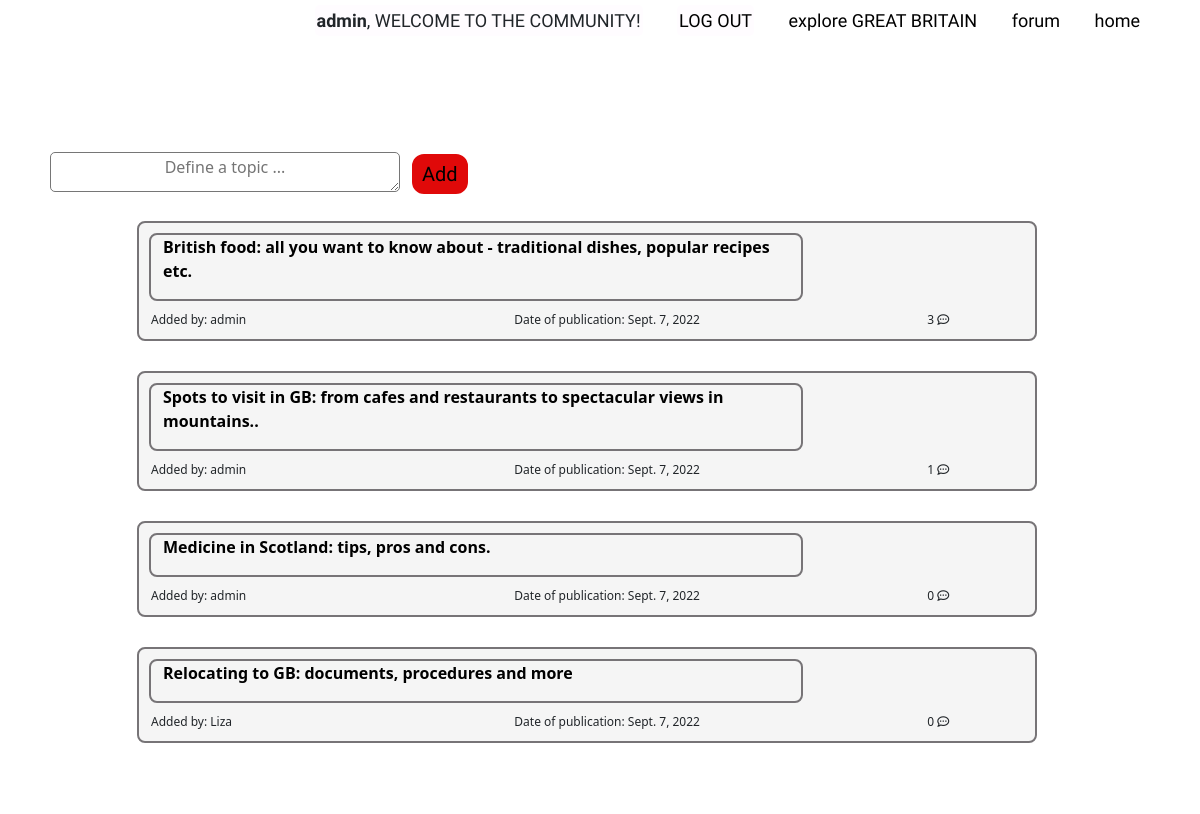
The page /forum/topics (signed in) on the database its author committed.
### forum/models.py (models this page shows, shortened)
class Account(AbstractBaseUser):
    email                = models.EmailField(verbose_name='email', max_length=60, unique=True)
    username             = models.CharField(max_length=30,unique=True)
    date_joined          = models.DateTimeField(verbose_name='date joined', auto_now_add=True)
    last_login           = models.DateTimeField(verbose_name="last login", auto_now=True)
    is_admin             = models.BooleanField(default=False)
    is_active            = models.BooleanField(default=True)
    is_staff             = models.BooleanField(default=False)
    is_superuser         = models.BooleanField(default=False)
    USERNAME_FIELD = 'email'
    REQUIRED_FIELDS = ['username']
    objects = MyAccountManager()

class Topics(models.Model):
    topic = models.CharField(max_length=100)
    date = models.DateField("Date of publication", default=datetime.date.today)
    slug=models.SlugField(max_length=100,blank=True,editable=False)
    user = models.ForeignKey(Account,blank=True, null=True,on_delete=models.SET_NULL)
    ordering = ('-date',)
    def get_absolute_url(self):
        return reverse('exactopic', kwargs={'topic_slug': self.slug})
    class Meta:
        verbose_name = "Topic"
        verbose_name_plural = "Topics"

### forum/views.py (the view, shortened to what this page needs)
# urls.py: path('topics', views.topics, name='topics'),
def topics(request):
    questions = Topics.objects.annotate(questions_count=Count('quests'))
    form = TopicsForm()
    alltopics = Topics.objects.all()
    data = {'form':form,'alltopics': alltopics,'questions':questions}
    return render(request,'forum/topics.html',data)

### forum/forms.py
class TopicsForm(ModelForm):
    topic = forms.CharField(required=True,
                            widget=forms.widgets.Textarea(
                                attrs={
                                "placeholder": "Define a topic ...",
                                "class": "topictextarea ",
                                }
                                ),
                                label="",)
    class Meta:
        model = Topics
        fields = ['topic']

### forum/templates/forum/topics.html (shortened to what this page needs)
{% load static %}
<!DOCTYPE html>
<html lang="en">
<head>
    <link rel="stylesheet" href="https://cdn.jsdelivr.net/npm/bootstrap@5.2.0/dist/css/bootstrap.min.css">
    <link rel="stylesheet" href="{% static 'forum/css/styles.css' %}">
    <link rel="stylesheet"  href="https://cdnjs.cloudflare.com/ajax/libs/font-awesome/6.1.1/css/all.min.css">
</head>
<body class="forumbod">
  <div class = "about" >
    {% if request.user.is_authenticated %}
    <p class="welcometext"> <b>{{request.user.username}}</b>, WELCOME TO THE COMMUNITY!</p>
    <p class="welcometext"> <a href="{% url 'logout' %}">LOG OUT</a> </p>
    {% endif %}
    <p class = "explore" > <a class="about_teg_a"  href="{% url 'GB' %}">explore GREAT BRITAIN</a> </p>
    <p class = "forum"> <a class="about_teg_a" href="{% url 'home' %}">forum</a> </p>
    <p class = "home"> <a class="about_teg_a" href="../">home</a> </p>
   </div>
  {% if request.user.is_authenticated %}
      <div>
        <form method="post">
          <div class="topicform">{{ form.as_p }}</div>
        <button class="button is-success myButton4"
                type="submit">Add
        </button>
    </form>
    </div>
  {% endif %}
{% for el in alltopics %}
<div class="container mainblock">
  <div class="row blockn">
    <div class="row">
      <div class="col-9 textopic"><p> <a href="{{ el.get_absolute_url }}">{{ el.topic }}</a></p></div>
    </div>
    <div class="row info">
      <div class="col-5 textwhoadded">Added by: {{ el.user.username }}</div>
      <div class="col-5 textwhenadded">Date of publication: {{ el.date }}</div>
      <div class="col-2 textcomments">{{  el.quests.count }}  <i class="fa-regular fa-comment-dots"></i> </div>
    </div>
  </div>
</div>
{% endfor %}
<div class="footer" style="color:WHITE ;">
    <p class="authors" >Lizaveta Fadeeva & Evgenii Lomakin</p>
    <i class="fa-solid fa-copyright">2022</i>
</div>
</body>
</html>

### forum/static/forum/css/styles.css (style rules this page uses)
.explore { display: inline-block; margin-right: 30px; }
.home { display: inline-block; }
.forum { display: inline-block; margin-right: 30px; }
.about { font-family: 'Amatic SC', cursive; text-align: right; margin: 0; padding-right: 60px; padding-top: 5px; font-size: large; }
a { text-decoration: none; color: black; }
.footer { padding-top: 30px; text-align: center; font-size: 10px; height: fit-content; width: 30%; margin-left:33%; margin-right: 33%; line-height: 10px; }
.forumbod { background-image: url("https://bogatyr.club/uploads/posts/2021-11/thumbs/1636938379_12-bogatyr-club-p-angliya-fon-12.jpg"); }
.mainblock { margin-top:20px; width:950px; margin-right:auto; margin-left:auto; height:fit-content; background-color:white ; border-radius:20px; padding-bottom:5px; padding-top: 5px; position: relative; }
.welcometext { display: inline-block; margin-right: 30px; background-color: #fffcff; width: fit-content; border-radius: 5px; padding: 2px; }
.blockn { width: 900px; height:fit-content; border:2px solid #777477; border-radius:8px; background-color:#F5F5F5; margin-right:auto; margin-left:auto; display:inline-block }
.textopic { height:fit-content; border:2px solid #777477; border-radius:8px; background-color:#F5F5F5; margin-left:10px; margin-bottom:10px; margin-top: 10px; font-weight: bold; }
.textwhoadded { text-align: left; font-size: 12px; }
.textcomments { text-align: center; font-size: 12px; }
.textwhenadded { text-align: left; font-size: 12px; }
.info { margin-bottom: 10px; }
.myButton4 { background-color:#e00909; border-radius:14px; border:2px solid #ffffff; display:inline-block; cursor:pointer; color:#000000; font-family:'Amatic SC', cursive; font-size:20px; padding:5px 10px; text-decoration:none; display: inline-block; margin-left: 5px; text-align: center; margin-top: 100px; margin-left: 410px; }
.topicform { display: inline-block; position: absolute; margin-top: 100px; margin-left: 50px; }
.topictextarea { height: 40px; width: 350px; border-radius: 5px; text-align: center; margin-bottom: 0; position: relative; }

### rows shown on the page
Account: user.username "admin"
Topics: topic "British food: all you want to know about - traditional dishes, popular recipes etc.", user.username "admin", date "Sept. 7, 2022", quests.count "3"
Topics: topic "Spots to visit in GB: from cafes and restaurants to spectacular views in mountains..", user.username "admin", date "Sept. 7, 2022", quests.count "1"
Topics: topic "Medicine in Scotland: tips, pros and cons.", user.username "admin", date "Sept. 7, 2022", quests.count "0"
Topics: topic "Relocating to GB: documents, procedures and more", user.username "Liza", date "Sept. 7, 2022", quests.count "0"
